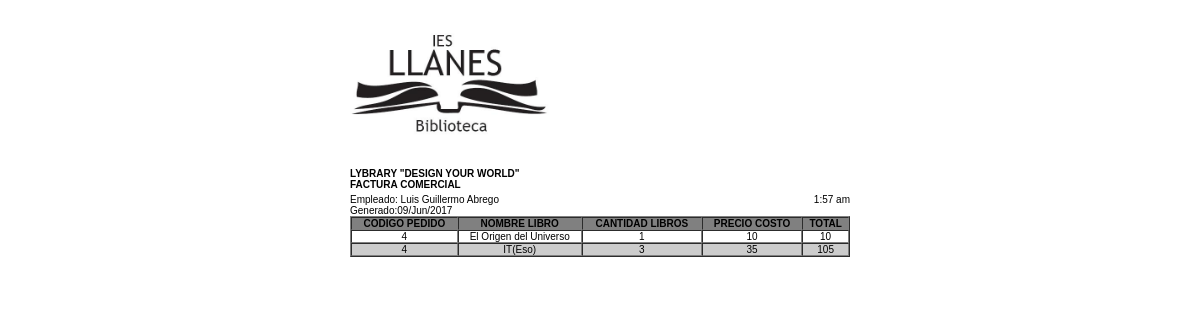
Screenshot of /reportes/rptPedidosEmpleados.php?hCodigo=4 (signed in) with the database file from the repository.
### tables this page shows
CREATE TABLE `tbldetpedido` (
  `idPedido` int(11) NOT NULL,
  `idLibro` int(11) NOT NULL,
  `cantidad` int(11) NOT NULL,
  `total` float NOT NULL,
  `eliminado` tinyint(1) NOT NULL,
  `estado` varchar(20) NOT NULL
);

CREATE TABLE `tbllibro` (
  `idLibro` int(11) NOT NULL,
  `titulo` varchar(100) NOT NULL,
  `idEditorial` int(11) NOT NULL,
  `idCategoria` int(11) NOT NULL,
  `stock` int(11) NOT NULL,
  `descripcion` varchar(1400) NOT NULL,
  `precioCosto` float NOT NULL,
  `palabrasClave` varchar(50) NOT NULL,
  `imagen` varchar(1024) NOT NULL
);

### clases/conexion.php (called while the page is built, shortened)
<?php
class Conexion
{
    protected $conexion;
	public function __construct()
    {
		$this->conexion = mysqli_connect(HOST, USER, PASS,DBNAME);
		        return true;
	}
    public function ejecutarSql($sql)
    {
		$rs = mysqli_query($this->conexion,$sql);
		$sql	= "SELECT last_insert_id();";
		$rsId	= mysqli_query($this->conexion,$sql);
		$id		= mysqli_fetch_row($rsId);
		return $rs;
    }
}
$bdConexion = new Conexion();
?>

### reportes/rptPedidosEmpleados.php (the view, shortened to what this page needs)
<?php
include("../clases/conexion.php");
$hCodigo	=	(isset($_REQUEST['hCodigo'])?$_REQUEST['hCodigo']:null);
$sql = "select tbldetpedido.idPedido, tbllibro.titulo, tbldetpedido.cantidad,tbllibro.precioCosto, tbldetpedido.total from tbldetpedido
inner join tbllibro on tbldetpedido.idLibro=tbllibro.idLibro and tbldetpedido.idPedido = $hCodigo";
	$rsDetalles = $bdConexion->ejecutarSQL($sql);
?>
<?php
if ((isset($_SESSION['usuario'])) && (isset($_SESSION['persona'])) && (isset($_SESSION['id'])))
{
  $usuario = $_SESSION['persona'];
}else{
  $usuario = 'Acceder Registrarse';
  $dir = 'index.php';
}
?>
<!DOCTYPE html>
<html lang="es">
<head>
        <link rel="stylesheet" type="text/css" href="../css/styleReport.css"/>
</head>
<body onload="window.print();">
	<table border="0" align="center" style="margin-top:10px; width:500px;">
	<tr style="background-color: white;">
		<td>
			<div>
				<img src="../imagenes/1.jpg" height="8%" width="200">
			</div>
			<div style="width: 500px;">
				<strong>
					LYBRARY "DESIGN YOUR WORLD"<BR>
					FACTURA COMERCIAL
				</strong>
			</div>
		</td>
	</tr>
	<tr>
		<td colspan="2">
			<div style="float: left;">
                            Empleado: <?=$usuario?><br>
                            Generado:<?=date("d/M/Y")?><br>
			</div>
                        <div style="float: right;">
                                <?php $time = time(); echo date("g:i a", $time)?>
			</div>
			<table border="1" cellpadding="0" cellspacing="0" width="100%">
				<tr>
					<th scope="col"><strong>CODIGO PEDIDO</strong></th>
                                        <th scope="col"><strong>NOMBRE LIBRO</strong></th>
					<th scope="col"><strong>CANTIDAD LIBROS</strong></th>
                                        <th scope="col"><strong>PRECIO COSTO</strong></th>
					<th scope="col"><strong>TOTAL</strong></th>
				</tr>
				<?php
				while ($detalle = mysqli_fetch_array($rsDetalles))
				{
					print "
					<tr>
						<td align='center'>".$detalle['idPedido']."</td>
						<td align='center'>".$detalle['titulo']."</td>
						<td align='center'>".$detalle['cantidad']."</td>
                                                <td align='center'>".$detalle['precioCosto']."</td>
						<td align='center'>".$detalle['total']."</td>
					</tr>";
				}
				?>
			</table>
		</td>
	</tr>
	</table>
</body>
</html>

### css/styleReport.css (style rules this page uses)
body { font-family: "Trebuchet MS", Arial, Helvetica, sans-serif; font-size:10px; margin-top:0px; }
img { vertical-align:middle; }
table { margin-left:auto; margin-right:auto; }
th { font-size:10px; padding-right:2px;padding-left:2px; background-color:grey; }
table tr:nth-child(odd) { background-color: #CCC; }
table tr:nth-child(even) { background-color: white; }
td { margin:10px; }

### rows the page displays
tbldetpedido: idPedido "4", idLibro.titulo "El Origen del Universo", cantidad "1", idLibro.precioCosto "10", total "10"
tbldetpedido: idPedido "4", idLibro.titulo "IT(Eso)", cantidad "3", idLibro.precioCosto "35", total "105"

### other values shown
$usuario "Luis Guillermo Abrego"
